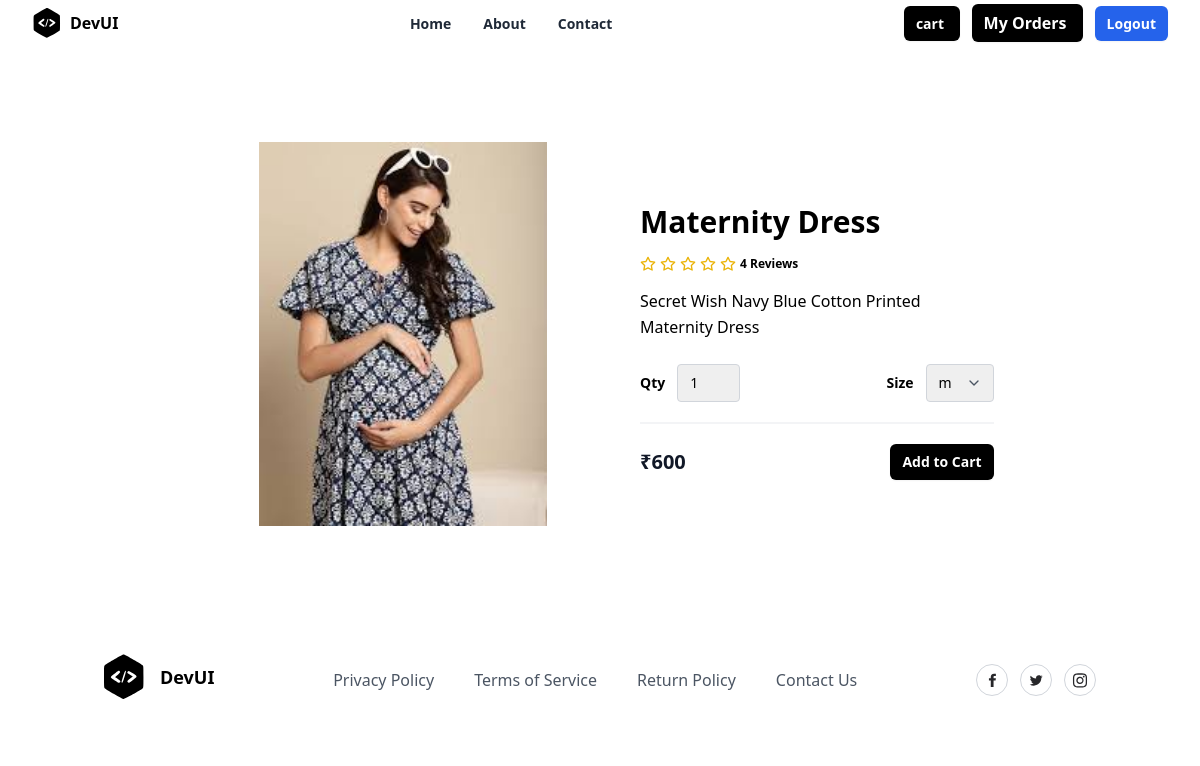
The page /products/detail/5/ on the database its author committed.
### store/models.py (models this page shows, shortened)
class Product(models.Model):
    title = models.CharField(max_length=200)
    description = models.TextField(null=True, blank=True)
    size_object = models.ManyToManyField(Size)
    category_object = models.ForeignKey(Category, on_delete=models.CASCADE)
    brand_object = models.ForeignKey(Brand, on_delete=models.CASCADE)
    image = models.ImageField(upload_to='product_images', null=True, blank=True, default='product_images/default.jpg')
    price = models.PositiveIntegerField()
    tag_object=models.ManyToManyField(Tag)
    created_date = models.DateTimeField(auto_now_add=True)
    updated_date = models.DateTimeField(auto_now=True)
    is_active = models.BooleanField(default=True)

### store/views.py (the view)
# urls.py: path('products/detail/<int:pk>/',views.ProductDetailView.as_view(),name='product-detail'),
class ProductDetailView(View):
    def get(self,request,*args, **kwargs):
        id=kwargs.get("pk")
        qs=Product.objects.get(id=id)
        return render(request,"product_detail.html",{"data":qs})

### store/templates/product_detail.html (shortened to what this page needs)
{%extends 'base.html'%}
{%block main_block%}
<section class="overflow-hidden">
    <form action="{%url 'addtocart' data.id%}" method="post">
    <div class="mx-auto max-w-5xl px-5 py-24">
        <div class="mx-auto flex flex-wrap items-center lg:w-4/5">
            <img alt="Nike Air Max 21A" class="h-64 w-full rounded object-contain lg:h-96 lg:w-1/2"
                src="{{data.image.url}}" />
            <div class="mt-6 w-full lg:mt-0 lg:w-1/2 lg:pl-10">
                <h1 class="my-4 text-3xl font-semibold text-black"> {{data.title}}</h1>
                <div class="my-4 flex items-center">
                    <span class="flex items-center space-x-1">
                        <span class="ml-3 inline-block text-xs font-semibold">
                            4 Reviews
                        </span>
                    </span>
                </div>
                <p class="leading-relaxed">
                    {{data.description}}
                </p>
                <div class="mb-5 mt-6 flex items-center border-b-2 border-gray-100 pb-5">
                    <div class="flex items-center">
                        <span class="mr-3 text-sm font-semibold">Qty</span>
                        <select name="qty"
                            class="appearance-none rounded border border-gray-300 py-2 pl-3 pr-10 text-sm focus:border-black focus:outline-none focus:ring-2 focus:ring-black">
                            <option value="1">1</option>
                        </select>
                    </div>
                    <div class="ml-auto flex items-center">
                        <span class="mr-3 text-sm font-semibold">Size</span>
                        <div class="relative">
                            <select name="size"
                                class="appearance-none rounded border border-gray-300 py-2 pl-3 pr-10 text-sm focus:border-black focus:outline-none focus:ring-2 focus:ring-black">
                                {%for sob in data.size_object.all%}
                                <option value="{{sob.name}}">{{sob.name}}</option>
                                {%endfor%}
                            </select>
                            <span
                                class="pointer-events-none absolute right-0 top-0 flex h-full w-10 items-center justify-center text-center text-gray-600">
                            </span>
                        </div>
                    </div>
                </div>
                <div class="flex items-center justify-between">
                    <span class="title-font text-xl font-bold text-gray-900">
                        ₹{{data.price}}
                    </span>
                    <button type="submit"
                        class="rounded-md bg-black px-3 py-2 text-sm font-semibold text-white shadow-sm hover:bg-black/80 focus-visible:outline focus-visible:outline-2 focus-visible:outline-offset-2 focus-visible:outline-black">
                        Add to Cart
                    </button>
                </div>
            </div>
        </div>
    </div>
    </form>
</section>
{%endblock%}

### rows shown on the page
Product: image (picture), title "Maternity Dress", description "Secret Wish Navy Blue Cotton Printed Maternity Dress", price "600"

### other values the page prints
form field size "m"
